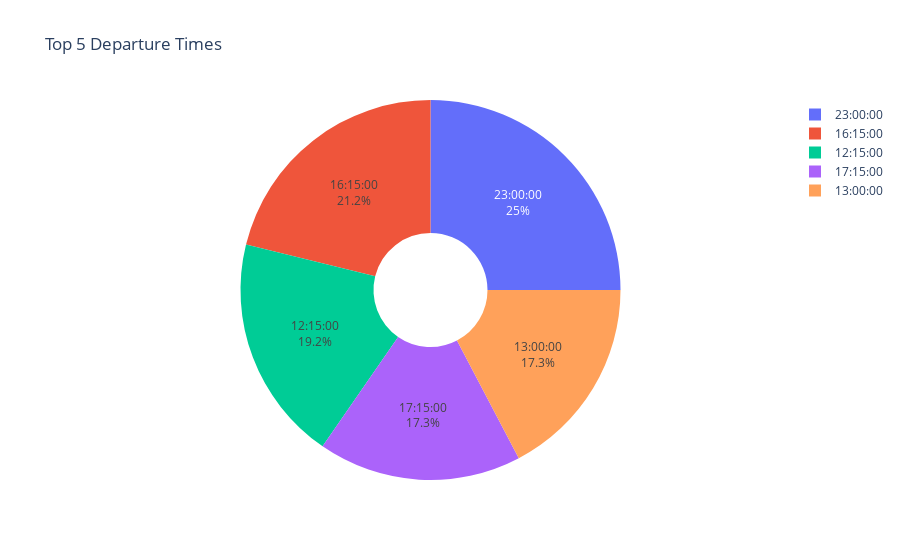

Notebook code cell kept with this figure:
### Code cell
#now we calculate top 5 departure time with passengers
departure_time_counts = df['Departure Time'].value_counts().head(5)
# create a donut chart to visualize top 5 departure times
fig = px.pie(departure_time_counts, values=departure_time_counts.values, names=departure_time_counts.index, title='Top 5 Departure Times', hole=0.3)
fig.update_traces(textposition='inside', textinfo='percent+label')
fig.show()

### Figure 1 — Plotly figure (JSON) as saved in the notebook; plotly's stock layout.template omitted (floating-point values rounded to 4 significant figures)
{"data": [{"domain": {"x": [0, 1], "y": [0, 1]}, "hole": 0.3, "hovertemplate": "Departure Time=%{label}<br>value=%{value}<extra></extra>", "labels": ["23:00:00", "16:15:00", "12:15:00", "17:15:00", "13:00:00"], "legendgroup": "", "name": "", "showlegend": true, "textinfo": "percent+label", "textposition": "inside", "type": "pie", "values": [13, 11, 10, 9, 9]}], "layout": {"legend": {"tracegroupgap": 0}, "title": {"text": "Top 5 Departure Times"}}}
